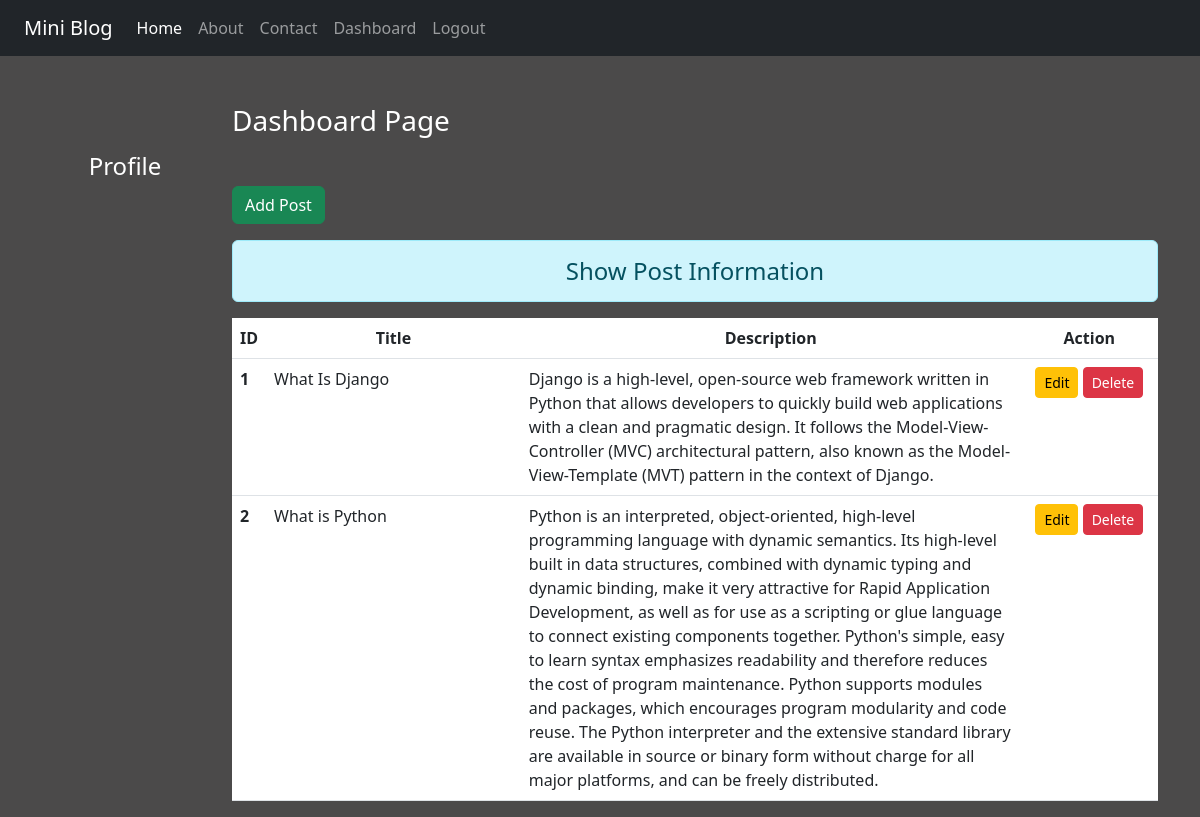
The page /dashboard/ (signed in) on the database its author committed.
### blog/models.py (models this page shows)
class Blog_post(models.Model):
    title = models.CharField(max_length=150)
    desc = models.TextField()

### blog/views.py (the view)
# urls.py: path('dashboard/', views.dashboard, name='dashboard'),
def dashboard(request):
    if request.user.is_authenticated:
     post = Blog_post.objects.all()
     user = request.user
     full_name = user.get_full_name()
     gps = user.groups.all()
     return render (request,'dashboard.html',{'posts' : post, 'fname':full_name,'groups':gps})
    else:
       return HttpResponseRedirect('/login/')

### blog/templates/dashboard.html (shortened to what this page needs)
{% extends 'base.html' %}
{% load static %}
{% block side %}
<div class="col-sm-2 text-white my-5 text-center">
    <h4 class="my-5">Profile</h4>
</div>
{% endblock side %}
{% block contant %}
<div class="col-sm-10">
    <h3 class="text-white my-5">Dashboard Page</h3>
    <a href="{% url 'addpost' %}" class="btn btn-success">Add Post</a>
    <h4 class="text-center alert alert-info mt-3">Show Post Information</h4>
    {% if posts %}
    <table class="table table-hover bg-white">
        <thead>
            <tr class="text-center">
                <th scope="col" style="width:2%">ID</th>
                <th scope="col" style="width:28%">Title</th>
                <th scope="col" style="width:55%">Description</th>
                <th scope="col" style="width:15%">Action</th>
            </tr>
        </thead>
        <tbody>
            {% for post in posts %}
            <tr>
                <th scope="row">{{post.id}}</th>
                <td>{{post.title}}</td>
                <td>{{post.desc}}</td>
                 <td class="text-center">
                    <a href="{% url 'editpost' post.id %}" class="btn btn-warning btn-sm">Edit</a>
                    {% if perms.blog.delete_post%}
                    <form action="{% url 'deletepost' post.id %}" method="post" class="d-inline">
                        <input type="submit" class="btn btn-danger btn-sm" value="Delete">
                    </form>
                    {% endif %}
                 </td>
            </tr>
            {% endfor %}
        </tbody>
    </table>
    {% else %}
    <h4 class="text-center alert alert-warning">No Records</h4>
    {% endif %}
</div>
{% endblock contant %}

### blog/templates/base.html (shortened to what this page needs)
<!DOCTYPE html>
{% load static %}
<html lang="en">
<head>
    <link rel="stylesheet" href="{% static 'css/bootstrap.css' %}">
    <link rel="stylesheet" href="{% static 'css/style.css' %}">
</head>
<body>
     <div class="container-fluid bg-dark">
         {% include 'nav.html' %}
     </div>
     <div class="container">
        <div class="row">
            {% block side %}
            {% endblock side %}
            {% block contant %}
            {% endblock contant %}
        </div>
     </div>
</body>
</html>

### blog/templates/nav.html (shortened to what this page needs)
<nav class="navbar navbar-expand-lg navbar-dark bg-dark">
    <div class="container-fluid">
      <a class="navbar-brand" href="#">Mini Blog</a>
      <div class="collapse navbar-collapse" id="navbarNav">
        <ul class="navbar-nav">
          <li class="nav-item">
            <a class="nav-link active" aria-current="page" href="/">Home</a>
          </li>
          <li class="nav-item">
            <a class="nav-link" href="{% url 'about' %}">About</a>
          </li>
          <li class="nav-item">
            <a class="nav-link" href="{% url 'contact' %}">Contact</a>
          </li>
          {% if request.user.is_authenticated %}
          <li class="nav-item">
            <a class="nav-link" href="{% url 'dashboard' %}">Dashboard</a>
          </li>
          <li class="nav-item">
            <a class="nav-link" href="{% url 'logout' %}">Logout</a>
          </li>
          {% endif %}
        </ul>
      </div>
    </div>
  </nav>

### blog/static/css/style.css (style rules this page uses)
body { background-color: rgb(75,74,74); color: antiquewhite; }

### rows shown on the page
Blog_post: id "1", title "What Is Django", desc "Django is a high-level, open-source web framework written in Python that allows developers to quickly build web applications with a clean and pragmatic design. It follows the Model-View-Controller (MVC) architectural pattern, also known as the Model-View-Template (MVT) pattern in the context of Django."
Blog_post: id "2", title "What is Python", desc "Python is an interpreted, object-oriented, high-level programming language with dynamic semantics. Its high-level built in data structures, combined with dynamic typing and dynamic binding, make it very attractive for Rapid Application Development, as well as for use as a scripting or glue language to connect existing components together. Python's simple, easy to learn syntax emphasizes readability and therefore reduces the cost of program maintenance. Python supports modules and packages, which encourages program modularity and code reuse. The Python interpreter and the extensive standard library are available in source or binary form without charge for all major platforms, and can be…"
